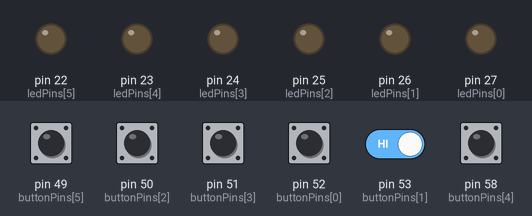
Simulated run of this sketch. Board: Arduino Mega 2560, built with avr-gcc and run on an emulated ATmega2560. Shown: output pins drawn as LEDs (lit = HIGH). Dashed ring = blinking. Inputs (shaded band) come from the test bench; at power-on: pin 49 (buttonPins[5]), pin 50 (buttonPins[2]), pin 51 (buttonPins[3]), pin 52 (buttonPins[0]), pin 53 (buttonPins[1]), pin 58 (buttonPins[4]) HIGH. Random numbers use the default seed unless the sketch sets one.

Above: at 1.2 s.
1.3 s: pin 50 (buttonPins[2]) pulled LOW for 0.15 s
At 1.74 s:
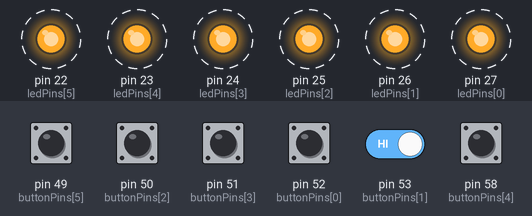
3.9 s: pin 49 (buttonPins[5]) pulled LOW for 0.15 s
At 4.8 s:
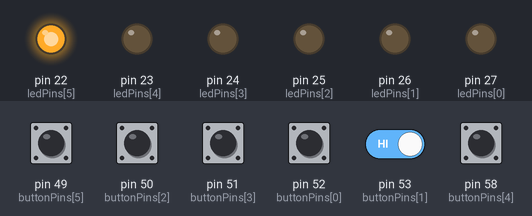
5.5 s: pin 51 (buttonPins[3]) pulled LOW for 0.15 s
At 6.0 s:
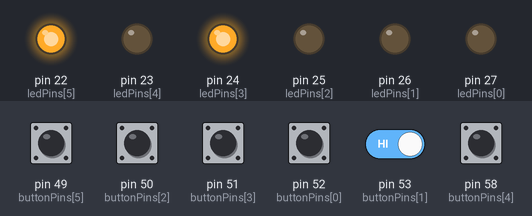
7.1 s: pin 52 (buttonPins[0]) pulled LOW for 0.15 s
At 9.3 s:
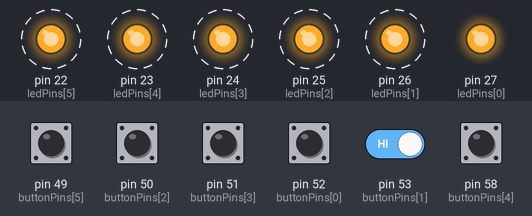
10.1 s: pin 49 (buttonPins[5]) driven LOW and pin 50 (buttonPins[2]) driven LOW and pin 51 (buttonPins[3]) driven LOW and pin 52 (buttonPins[0]) driven LOW and pin 53 (buttonPins[1]) driven LOW
13.1 s: pin 49 (buttonPins[5]) driven HIGH
Timing chart, 0 to 27.0 s (numbered marks = the images above; inputs shaded):
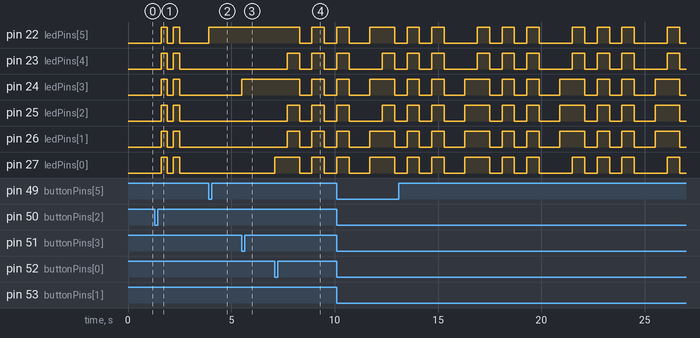

Measured:
- after the input at 1.3 s, pin 22 (ledPins[5]), pin 23 (ledPins[4]), pin 24 (ledPins[3]), pin 25 (ledPins[2]), pin 26 (ledPins[1]), pin 27 (ledPins[0]): alternates HIGH for 0.30 s and LOW for 0.30 s, 4 changes in all, then stays LOW, starting after 0.30 s
- after the input at 3.9 s, pin 22 (ledPins[5]): LOW → HIGH at once
- after the input at 5.5 s, pin 24 (ledPins[3]): LOW → HIGH at once
- after the input at 7.1 s, pin 22 (ledPins[5]): alternates HIGH for 0.60 s and LOW for 0.60 s, starting after 1.2 s; pin 23 (ledPins[4]): alternates HIGH for 0.60 s and LOW for 0.60 s, starting after 0.60 s

The sketch:

BuscaMinas.ino
```cpp
const int NUM_ITEMS = 6;
const int buttonPins[NUM_ITEMS] = { 52, 53, 50, 51, 58, 49 };
const int ledPins[NUM_ITEMS]    = { 27, 26, 25, 24, 23, 22 };

const int MAX_GUESSES = 3;

enum GameState {
  STATE_PLAYING,
  STATE_WIN_ANIM,
  STATE_LOSE_ANIM,
  STATE_RESET
};

GameState currentState = STATE_RESET;

int minePosition = -1;
int guessesUsed = 0;
bool ledStates[NUM_ITEMS];

unsigned long previousMillis = 0;
unsigned long lastDebounceTime = 0;
const int debounceDelay = 200;

int animStep = 0;
bool animState = LOW;

void setup() {

  // Configurar botones y LEDs
  for (int i = 0; i < NUM_ITEMS; i++) {
    pinMode(buttonPins[i], INPUT_PULLUP);
    pinMode(ledPins[i], OUTPUT);
    digitalWrite(ledPins[i], LOW);
  }

  randomSeed(analogRead(A0));  // Para la mina aleatoria
  currentState = STATE_RESET;
}

void loop() {
  unsigned long currentMillis = millis();

  switch (currentState) {
    case STATE_RESET:
      resetGame();
      currentState = STATE_PLAYING;
      break;

    case STATE_PLAYING:
      checkButtons(currentMillis);
      break;

    case STATE_WIN_ANIM:
      runWinAnimation(currentMillis);
      break;

    case STATE_LOSE_ANIM:
      runLoseAnimation(currentMillis);
      break;
  }
}

void resetGame() {
  // Apagar LEDs y reiniciar variables
  for (int i = 0; i < NUM_ITEMS; i++) {
    digitalWrite(ledPins[i], LOW);
    ledStates[i] = false;
  }

  guessesUsed = 0;
  minePosition = random(0, NUM_ITEMS);   // Elegir nueva mina
  animStep = 0;
  previousMillis = millis();
}

void checkButtons(unsigned long currentMillis) {

  // Debounce básico
  if (currentMillis - lastDebounceTime < debounceDelay) return;

  for (int i = 0; i < NUM_ITEMS; i++) {

    // Botón presionado
    if (digitalRead(buttonPins[i]) == LOW) {

      lastDebounceTime = currentMillis;

      // Si ese LED ya está revelado, no cuenta
      if (ledStates[i]) return;

      // ¿Presionó la mina?
      if (i == minePosition) {
        currentState = STATE_WIN_ANIM;
        previousMillis = currentMillis;
        animStep = 0;
      }
      else {
        // Zona segura
        ledStates[i] = true;
        digitalWrite(ledPins[i], HIGH);
        guessesUsed++;

        // Si gastó todos los intentos → perder
        if (guessesUsed >= MAX_GUESSES) {
          currentState = STATE_LOSE_ANIM;
          previousMillis = currentMillis;
          animStep = 0;
        }
      }
    }
  }
}

void runWinAnimation(unsigned long currentMillis) {

  // Termina la animación
  if (animStep >= 4) {
    if (currentMillis - previousMillis > 1000) {
      currentState = STATE_RESET;
    }
    return;
  }

  // Parpadeo rápido
  if (currentMillis - previousMillis >= 300) {
    previousMillis = currentMillis;

    animState = !animState;

    for (int i = 0; i < NUM_ITEMS; i++) {
      digitalWrite(ledPins[i], animState);
    }

    animStep++;
  }
}

void runLoseAnimation(unsigned long currentMillis) {

  // Termina la animación
  if (animStep >= 6) {
    if (currentMillis - previousMillis > 1000) {
      currentState = STATE_RESET;
    }
    return;
  }

  // Parpadeo lento
  if (currentMillis - previousMillis >= 600) {
    previousMillis = currentMillis;

    animState = !animState;

    for (int i = 0; i < NUM_ITEMS; i++) {
      digitalWrite(ledPins[i], animState);
    }

    animStep++;
  }
}
```
